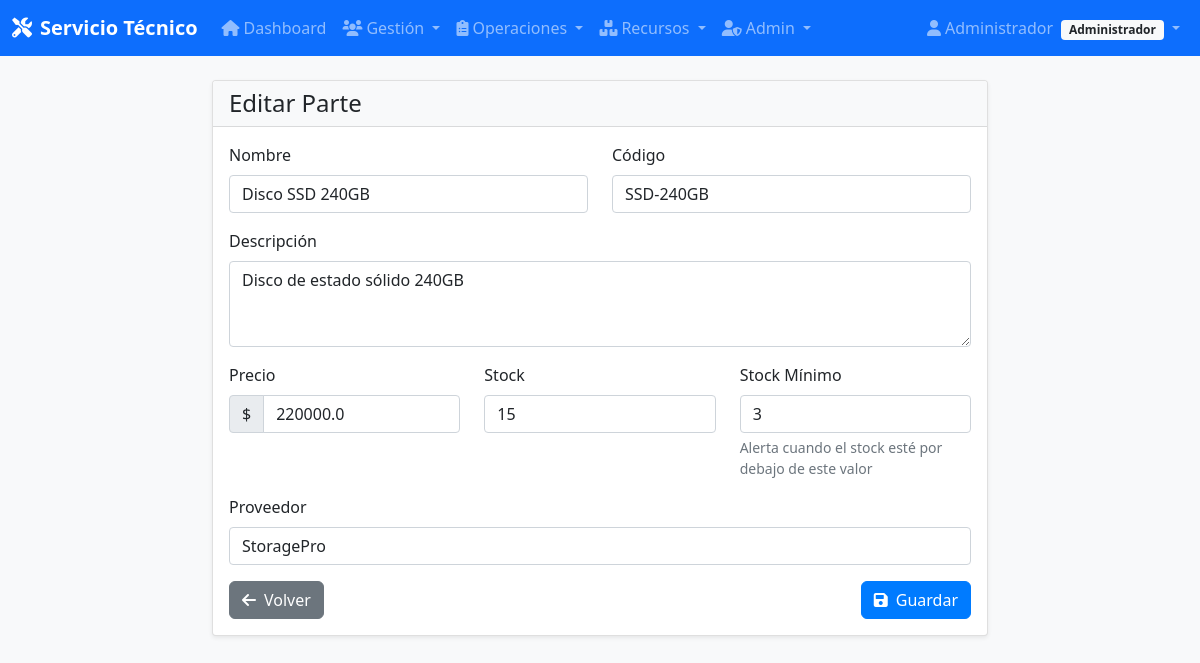
Screenshot of /partes/2/editar (signed in) with the database file from the repository.
### app/models/models.py (models this page shows, shortened)
class Usuario(UserMixin, db.Model):
    __tablename__ = 'usuarios'
    id = db.Column(db.Integer, primary_key=True)
    nombre = db.Column(db.String(100), nullable=False)
    email = db.Column(db.String(120), unique=True, nullable=False, index=True)
    password_hash = db.Column(db.String(255), nullable=False)
    telefono = db.Column(db.String(20))
    rol = db.Column(db.String(20), nullable=False, default='administrador')  # Solo admin o tecnico
    fecha_creacion = db.Column(db.DateTime, default=datetime.utcnow)
    def is_admin(self):
        return self.rol == 'administrador'

class Parte(db.Model):
    __tablename__ = 'partes'
    id = db.Column(db.Integer, primary_key=True)
    nombre = db.Column(db.String(100), nullable=False)
    codigo = db.Column(db.String(50), unique=True, nullable=False)
    descripcion = db.Column(db.Text)
    precio = db.Column(db.Float, nullable=False)
    stock = db.Column(db.Integer, default=0)
    stock_minimo = db.Column(db.Integer, default=5)
    proveedor = db.Column(db.String(100))
    activo = db.Column(db.Boolean, default=True)
    pedidos = db.relationship('PedidoPieza', backref='parte', lazy=True)

### app/controllers/partes.py (the view, shortened to what this page needs)
@partes_bp.route('/<int:id>/editar', methods=['GET', 'POST'])
@admin_required
def edit(id):
    parte = Parte.query.get_or_404(id)
    form = ParteForm(obj=parte)
    return render_template('partes/form.html', form=form, title='Editar Parte')

### app/forms.py
class ParteForm(FlaskForm):
    nombre = StringField('Nombre', validators=[DataRequired(), Length(min=2, max=100)])
    codigo = StringField('Código', validators=[DataRequired(), Length(min=2, max=50)])
    descripcion = TextAreaField('Descripción')
    precio = FloatField('Precio', validators=[DataRequired(), NumberRange(min=0)])
    stock = IntegerField('Stock', validators=[NumberRange(min=0)])
    stock_minimo = IntegerField('Stock Mínimo', validators=[NumberRange(min=0)])
    proveedor = StringField('Proveedor', validators=[Length(max=100)])

### app/templates/partes/form.html (shortened to what this page needs)
{% extends "base.html" %}
{% block content %}
<div class="row justify-content-center">
    <div class="col-md-8">
        <div class="card">
            <div class="card-header">
                <h4 class="mb-0">{{ title }}</h4>
            </div>
            <div class="card-body">
                <form method="POST">
                    <div class="row">
                        <div class="col-md-6">
                            <div class="mb-3">
                                {{ form.nombre.label(class="form-label") }}
                                {{ form.nombre(class="form-control" + (" is-invalid" if form.nombre.errors else "")) }}
                            </div>
                        </div>
                        <div class="col-md-6">
                            <div class="mb-3">
                                {{ form.codigo.label(class="form-label") }}
                                {{ form.codigo(class="form-control" + (" is-invalid" if form.codigo.errors else "")) }}
                            </div>
                        </div>
                    </div>
                    <div class="mb-3">
                        {{ form.descripcion.label(class="form-label") }}
                        {{ form.descripcion(class="form-control", rows="3") }}
                    </div>
                    <div class="row">
                        <div class="col-md-4">
                            <div class="mb-3">
                                {{ form.precio.label(class="form-label") }}
                                <div class="input-group">
                                    <span class="input-group-text">$</span>
                                    {{ form.precio(class="form-control" + (" is-invalid" if form.precio.errors else "")) }}
                                </div>
                            </div>
                        </div>
                        <div class="col-md-4">
                            <div class="mb-3">
                                {{ form.stock.label(class="form-label") }}
                                {{ form.stock(class="form-control") }}
                            </div>
                        </div>
                        <div class="col-md-4">
                            <div class="mb-3">
                                {{ form.stock_minimo.label(class="form-label") }}
                                {{ form.stock_minimo(class="form-control") }}
                                <div class="form-text">Alerta cuando el stock esté por debajo de este valor</div>
                            </div>
                        </div>
                    </div>
                    <div class="mb-3">
                        {{ form.proveedor.label(class="form-label") }}
                        {{ form.proveedor(class="form-control") }}
                    </div>
                    <div class="d-flex justify-content-between">
                        <a href="{{ url_for('partes.list') }}" class="btn btn-secondary">
                            <i class="fas fa-arrow-left me-2"></i>Volver
                        </a>
                        <button type="submit" class="btn btn-primary">
                            <i class="fas fa-save me-2"></i>Guardar
                        </button>
                    </div>
                </form>
            </div>
        </div>
    </div>
</div>
{% endblock %}

### app/templates/base.html (shortened to what this page needs)
<!DOCTYPE html>
<html lang="es">
<head>
    <link href="https://cdn.jsdelivr.net/npm/bootstrap@5.1.3/dist/css/bootstrap.min.css" rel="stylesheet">
    <link href="https://cdnjs.cloudflare.com/ajax/libs/font-awesome/6.0.0/css/all.min.css" rel="stylesheet">
    <link href="{{ url_for('static', filename='css/style.css') }}" rel="stylesheet">
</head>
<body>
    {% if current_user.is_authenticated %}
    <nav class="navbar navbar-expand-lg navbar-dark bg-primary">
        <div class="container-fluid">
            <a class="navbar-brand" href="{{ url_for('main.index') }}">
                <i class="fas fa-tools me-2"></i>Servicio Técnico
            </a>
            <div class="collapse navbar-collapse" id="navbarNav">
                <ul class="navbar-nav me-auto">
                    <li class="nav-item">
                        <a class="nav-link" href="{{ url_for('main.index') }}">
                            <i class="fas fa-home me-1"></i>Dashboard
                        </a>
                    </li>
                    {% if current_user.is_admin() %}
                    <li class="nav-item dropdown">
                        <a class="nav-link dropdown-toggle" href="#" role="button" data-bs-toggle="dropdown">
                            <i class="fas fa-users me-1"></i>Gestión
                        </a>
                    </li>
                    <li class="nav-item dropdown">
                        <a class="nav-link dropdown-toggle" href="#" role="button" data-bs-toggle="dropdown">
                            <i class="fas fa-clipboard-list me-1"></i>Operaciones
                        </a>
                    </li>
                    <li class="nav-item dropdown">
                        <a class="nav-link dropdown-toggle" href="#" role="button" data-bs-toggle="dropdown">
                            <i class="fas fa-boxes me-1"></i>Recursos
                        </a>
                    </li>
                    <li class="nav-item dropdown">
                        <a class="nav-link dropdown-toggle" href="#" role="button" data-bs-toggle="dropdown">
                            <i class="fas fa-user-shield me-1"></i>Admin
                        </a>
                    </li>
                    {% endif %}
                </ul>
                <ul class="navbar-nav">
                    <li class="nav-item dropdown">
                        <a class="nav-link dropdown-toggle" href="#" role="button" data-bs-toggle="dropdown">
                            <i class="fas fa-user me-1"></i>{{ current_user.nombre }}
                            <span class="badge bg-light text-dark ms-1">{{ current_user.rol.title() }}</span>
                        </a>
                    </li>
                </ul>
            </div>
        </div>
    </nav>
    {% endif %}
    <main class="container-fluid mt-4">
        {% block content %}{% endblock %}
    </main>
</body>
</html>
</body>
</html>

### app/static/css/style.css (style rules this page uses)
body { background-color: #f8f9fa; font-family: "Segoe UI", Tahoma, Geneva, Verdana, sans-serif; }
.navbar-brand { font-weight: bold; }
.card { box-shadow: 0 0.125rem 0.25rem rgba(0, 0, 0, 0.075); border: 1px solid rgba(0, 0, 0, 0.125); }
.card-header { background-color: #f8f9fa; border-bottom: 1px solid rgba(0, 0, 0, 0.125); }
.btn { border-radius: 0.375rem; }
.badge { font-size: 0.75em; }
.btn-primary { background-color: #007bff; border-color: #007bff; }
.card, .btn, .form-control { transition: all 0.2s ease-in-out; }

### rows the page displays
Usuario: nombre "Administrador", rol "Administrador"
Parte: nombre "Disco SSD 240GB", codigo "SSD-240GB", descripcion "Disco de estado sólido 240GB", precio "220000.0", stock "15", stock_minimo "3", proveedor "StoragePro"

### other values shown
{{ title }} "Editar Parte"
